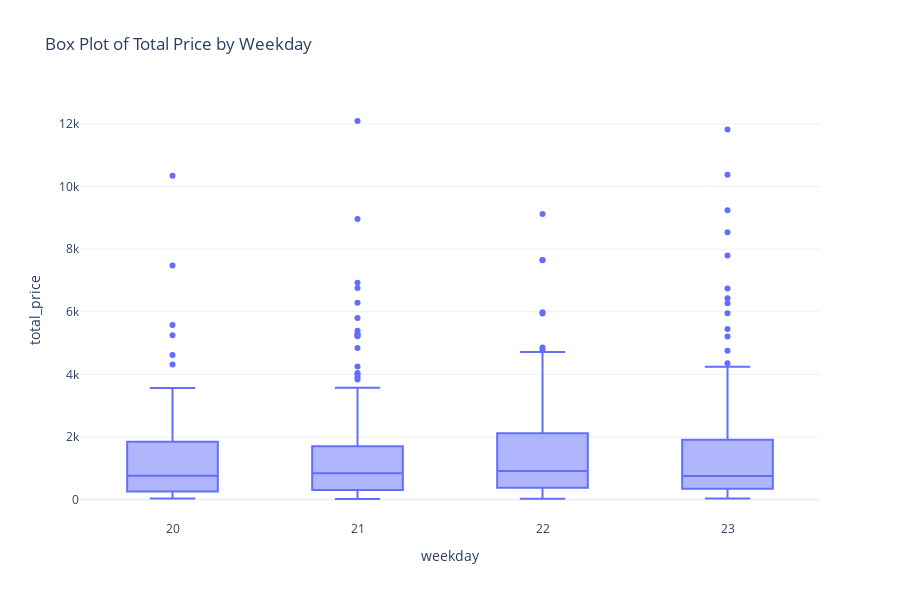

Notebook code for this chart:
### Code cell
fig = px.box(df1, x='weekday', 
             y='total_price', 
             title='Box Plot of Total Price by Weekday')
fig.update_layout(
    width=900,  # Set the width of the plot
    height=600  # Set the height of the plot to match the width
)
fig.show()

### Figure 1 — Plotly figure (JSON) as saved in the notebook; plotly's stock layout.template omitted (floating-point values rounded to 4 significant figures; data arrays with more than 128 entries replaced by an {"elided": "..."} marker saying what was removed)
{"data": [{"alignmentgroup": "True", "hovertemplate": "weekday=%{x}<br>total_price=%{y}<extra></extra>", "legendgroup": "", "marker": {"color": "#636efa"}, "name": "", "notched": false, "offsetgroup": "", "orientation": "v", "showlegend": false, "type": "box", "x": {"elided": "676 int values"}, "x0": " ", "xaxis": "x", "y": {"elided": "676 float values"}, "y0": " ", "yaxis": "y"}], "layout": {"boxmode": "group", "height": 600, "legend": {"tracegroupgap": 0}, "title": {"text": "Box Plot of Total Price by Weekday"}, "width": 900, "xaxis": {"anchor": "y", "autorange": true, "domain": [0, 1], "range": [19.5, 23.5], "title": {"text": "weekday"}, "type": "linear"}, "yaxis": {"anchor": "x", "autorange": true, "domain": [0, 1], "range": [-650.9, 12770.0], "title": {"text": "total_price"}, "type": "linear"}}}
